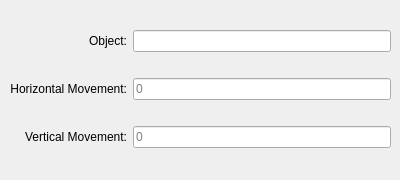
   <widget class="QWidget" name="Move">
    <widget class="QWidget" name="gridLayoutWidget_25">
     <property name="geometry">
      <rect>
       <x>10</x>
       <y>10</y>
       <width>381</width>
       <height>161</height>
      </rect>
     </property>
     <layout class="QGridLayout" name="gridMove">
      <item row="1" column="1">
       <widget class="QLineEdit" name="Move_x">
        <property name="alignment">
         <set>Qt::AlignLeading|Qt::AlignLeft|Qt::AlignVCenter</set>
        </property>
        <property name="placeholderText">
         <string>0</string>
        </property>
       </widget>
      </item>
      <item row="2" column="1">
       <widget class="QLineEdit" name="Move_y">
        <property name="alignment">
         <set>Qt::AlignLeading|Qt::AlignLeft|Qt::AlignVCenter</set>
        </property>
        <property name="placeholderText">
         <string>0</string>
        </property>
       </widget>
      </item>
      <item row="0" column="1">
       <widget class="QLineEdit" name="Move_mobject">
        <property name="alignment">
         <set>Qt::AlignLeading|Qt::AlignLeft|Qt::AlignVCenter</set>
        </property>
        <property name="placeholderText">
         <string/>
        </property>
       </widget>
      </item>
      <item row="0" column="0">
       <widget class="QLabel" name="label_5">
        <property name="text">
         <string>Object:</string>
        </property>
        <property name="alignment">
         <set>Qt::AlignRight|Qt::AlignTrailing|Qt::AlignVCenter</set>
        </property>
       </widget>
      </item>
      <item row="1" column="0">
       <widget class="QLabel" name="label_6">
        <property name="text">
         <string>Horizontal Movement:</string>
        </property>
        <property name="alignment">
         <set>Qt::AlignRight|Qt::AlignTrailing|Qt::AlignVCenter</set>
        </property>
       </widget>
      </item>
      <item row="2" column="0">
       <widget class="QLabel" name="label_7">
        <property name="text">
         <string>Vertical Movement:</string>
        </property>
        <property name="alignment">
         <set>Qt::AlignRight|Qt::AlignTrailing|Qt::AlignVCenter</set>
        </property>
       </widget>
      </item>
     </layout>
    </widget>
   </widget>
